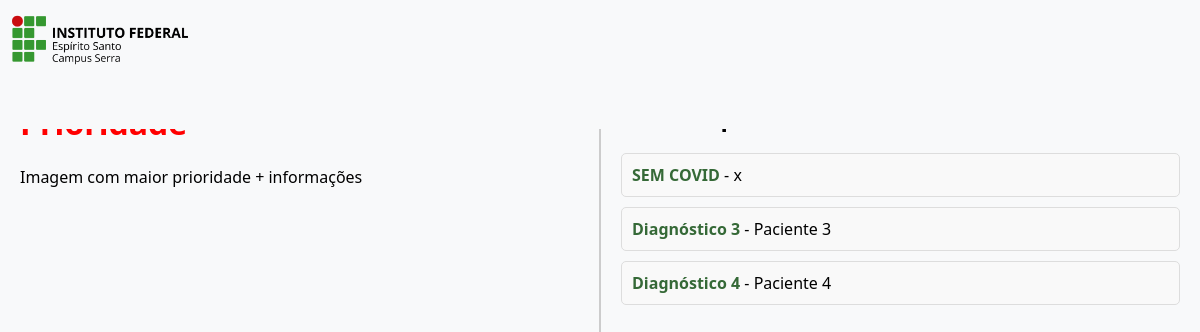
Page /dashboard on the earlier database version.
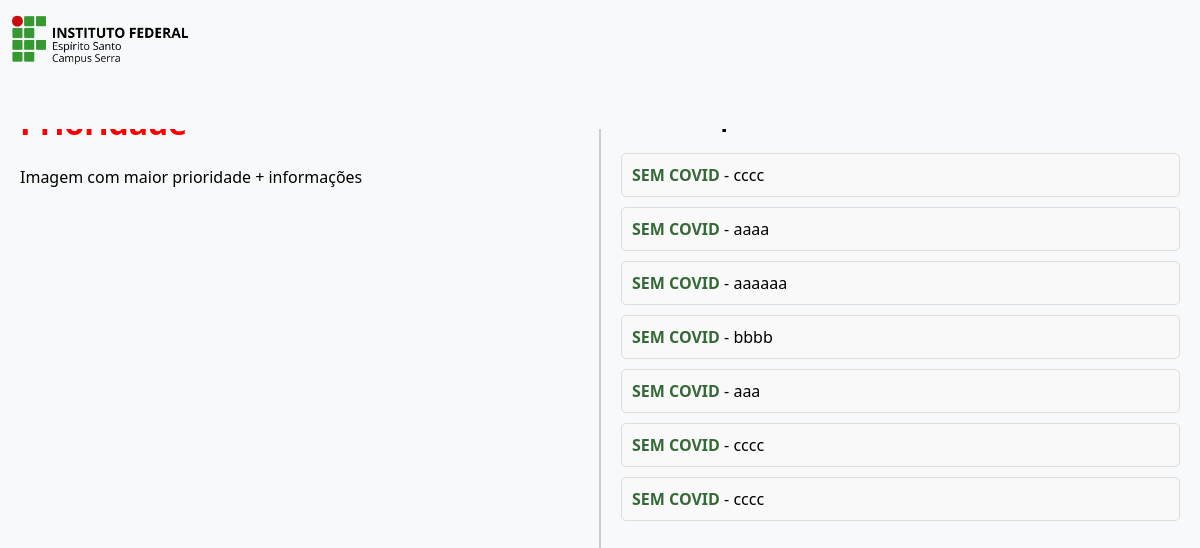
Same page on the later database version.
### tables this page shows
CREATE TABLE pacientes (
    id INTEGER PRIMARY KEY,
    nome TEXT NOT NULL,
    diagnostico TEXT NOT NULL,
    idade INTEGER,
    sexo TEXT NOT NULL
    , link TEXT);

### app.py (the view)
@app.route('/dashboard')
def dashboard():
    pacientes = obter_pacientes()
    return render_template('dashboard.html', pacientes=pacientes)

### app.py (called while the page is built)
def obter_pacientes():
    conexao = sqlite3.connect('pacientes.db')
    cursor = conexao.cursor()
    cursor.execute('SELECT id, nome, diagnostico FROM pacientes')
    pacientes = cursor.fetchall()
    conexao.close()
    return pacientes

### templates/dashboard.html (shortened to what this page needs)
<!DOCTYPE html>
<html lang="en">
<head>
    <link rel="stylesheet" type="text/css" href="{{ url_for('static', filename='dashboard.css') }}">
</head>
<body>
    <div class="logo-container">
        <img  src="{{ url_for('static', filename='img/serra-horizontal-cor.png') }}" alt="logo">
    </div>
    <div class="container">
            <div class="esquerda-painel">
                <h1>Prioridade</h1>
                <p>Imagem com maior prioridade + informações</p>
            </div>
            <div class="direita-painel">
                <h2>Lista de prioridades</h2>
                <ul>
                    {% if pacientes %}
                        {% for paciente in pacientes %}
                            <li>
                                <a href="{{ url_for('detalhe', id=paciente[0]) }}">{{ paciente[2] }}</a> - {{ paciente[1] }}
                            </li>
                        {% endfor %}
                    {% else %}
                        <p>Sem itens para exibir!</p>
                    {% endif %}
                </ul>
            </div>
        </div>
</body>
</html>

### static/dashboard.css (style rules this page uses)
body { font-family: 'Segoe UI', Tahoma, Geneva, Verdana, sans-serif; margin: 0; padding: 0; display: flex; justify-content: center; align-items: center; height: 100vh; background-color: #f0f0f0; }
.logo-container { position: absolute; top: 0; left: 0; width: 100%; height: 15%; background-color: #f8f9fa; z-index: 1; }
img { position: absolute; top: 0; left: 0; max-width: 200px; max-height: 200px; width: auto; height: auto; }
.container { display: flex; width: 100%; height: 100vh; margin-top: 10%; }
.esquerda-painel, .direita-painel { flex: 1; padding: 20px; box-sizing: border-box; }
.esquerda-painel { background-color: #f8f9fa; border-right: 2px solid #ccc; }
.esquerda-painel h1 { color: red; }
.direita-painel { background-color: #f8f9fa; }
ul { list-style-type: none; padding: 0; }
li { background-color: #f9f9f9; margin: 10px 0; padding: 10px; border: 1px solid #ddd; border-radius: 5px; }
a { text-decoration: none; color: #356937; font-weight: bold; }

Differences in the rows shown:
removed pacientes: diagnostico "Diagnóstico 3", nome "Paciente 3"
removed pacientes: diagnostico "Diagnóstico 4", nome "Paciente 4"
changed pacientes (number 1 of 7 on the later page): nome "x" → "cccc"
added pacientes: diagnostico "SEM COVID", nome "aaaa"
added pacientes: diagnostico "SEM COVID", nome "aaaaaa"
added pacientes: diagnostico "SEM COVID", nome "bbbb"
added pacientes: diagnostico "SEM COVID", nome "aaa"
added pacientes: diagnostico "SEM COVID", nome "cccc"
added pacientes: diagnostico "SEM COVID", nome "cccc"
